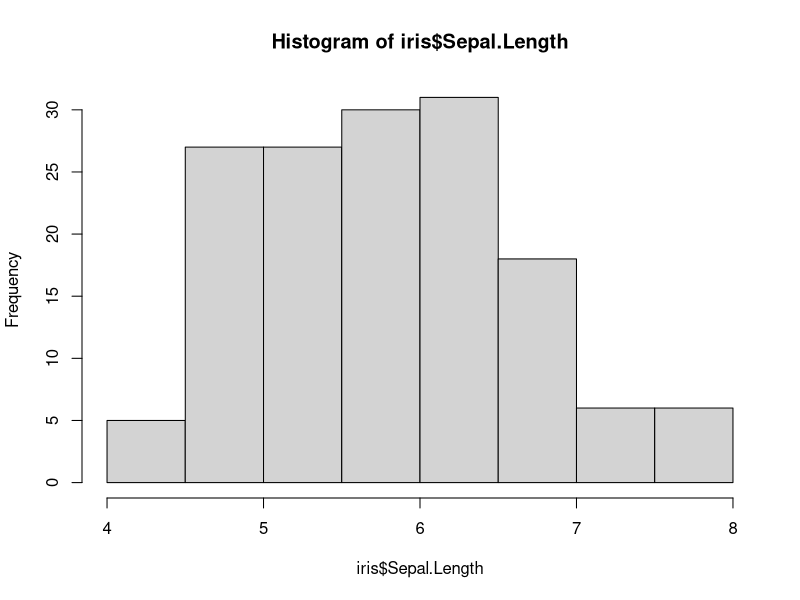
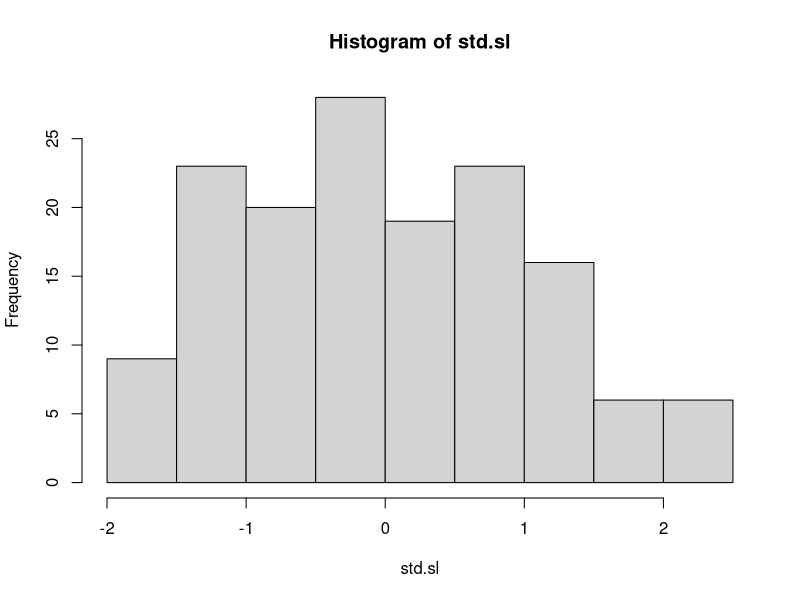
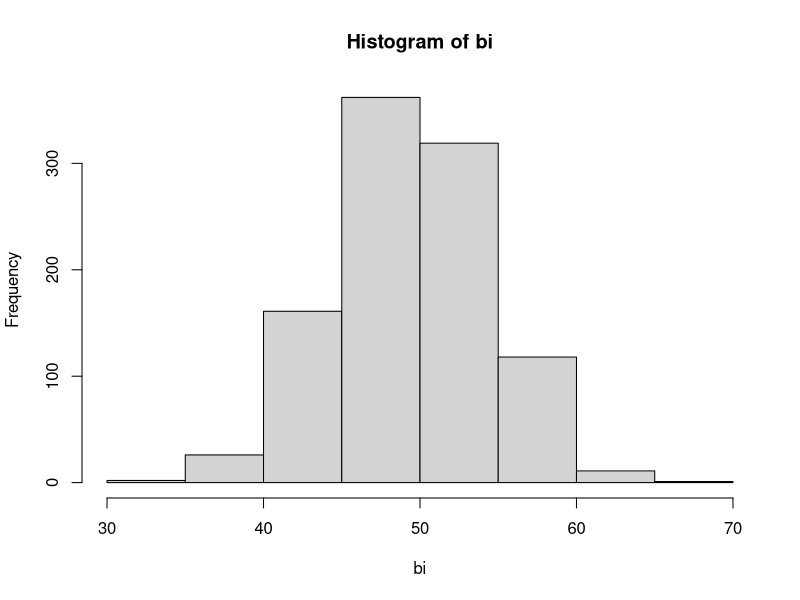
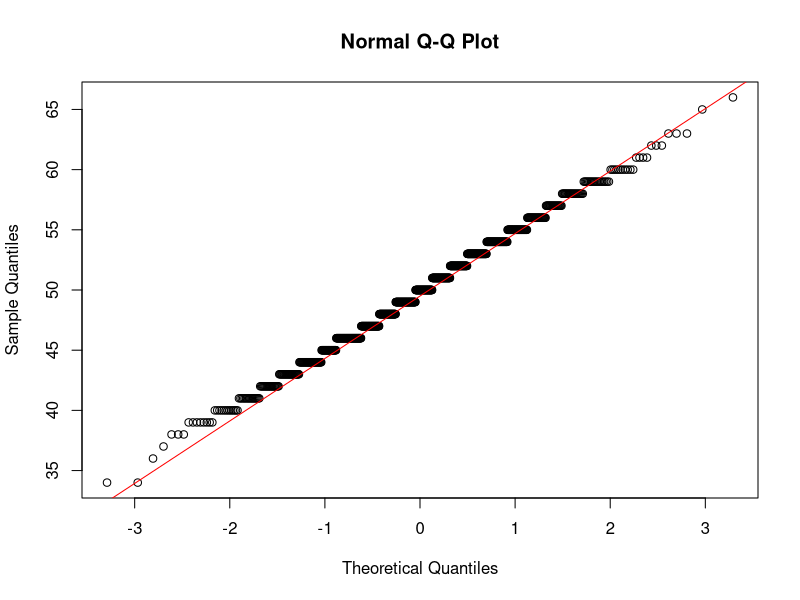
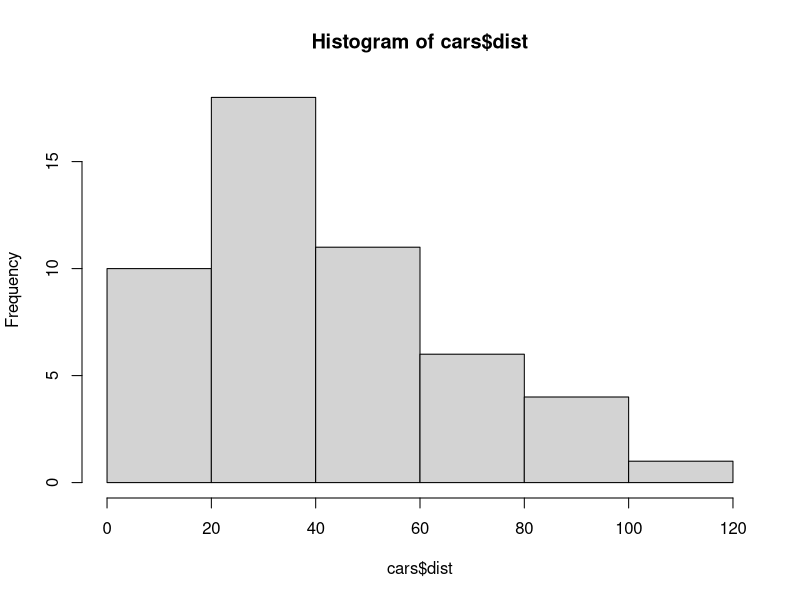
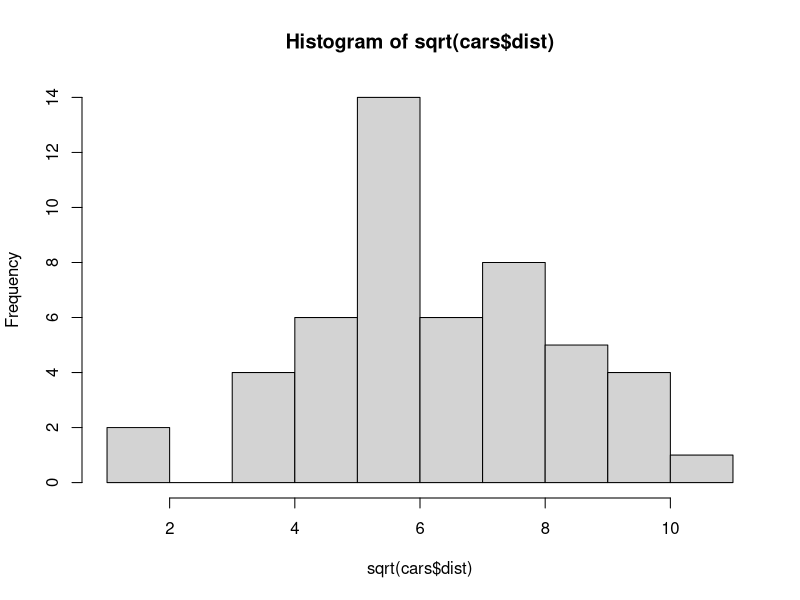
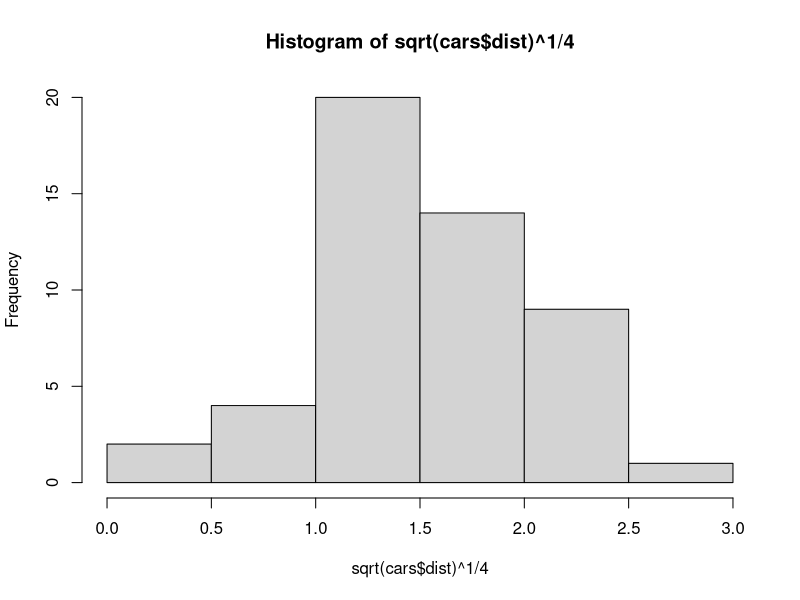
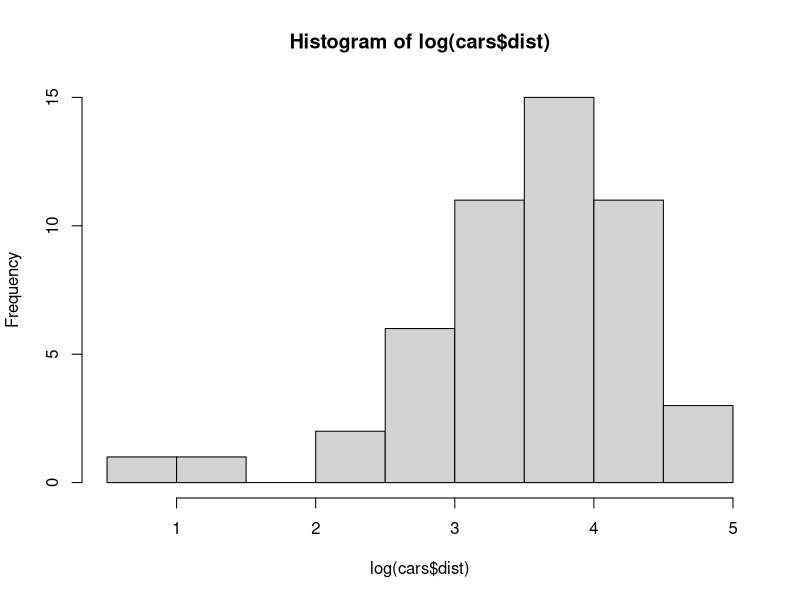

Here is the R script that generated these plots, in order:
## 5.3 표준정규분포
data(iris)
head(iris)

hist(iris$Sepal.Length)

mean(iris$Sepal.Length)
sd(iris$Sepal.Length)

std.sl <- (iris$Sepal.Length - mean(iris$Sepal.Length))/sd(iris$Sepal.Length)
mean(std.sl)
sd(std.sl)

hist(std.sl)

# 정규성 검정정
shapiro.test(std.sl)

#왼쪽꼬리확률 계산
pnorm(q = 1.96) # default : mean = 0, sd = 1
1 - pnorm(q = 1.96)
pnorm(q = 1.96, lower.tail = FALSE) # lower.tail : 기준으로 왼쪽 면적
pnorm(q = 1.96, lower.tail = TRUE)

# 예제 5.2
pnorm(q = 1.6) - pnorm(q = -0.155)

# 예제 5.3
pnorm(q = -1.9) + pnorm(q = 2.1, lower.tail=FALSE)
                  
# 예제 5.4 왼쪽넓이를 만족하는 z값 찾기
qnorm(p = 0.975)
qnorm(p = 0.95) # default : mean = 0, sd = 1

# 예제 5.5 
qnorm(p = 0.05, lower.tail = FALSE) 
qnorm(p = 0.05, lower.tail = TRUE)

# 예제 5.6
pnorm(63, mean = 60, sd = 4) - pnorm(55, mean = 60, sd = 4)

# 예제 5.7
1 - pnorm(q = 208, mean = 200, sd = 5)
pnorm(q = 208, mean = 200, sd = 5, lower.tail = FALSE)

pnorm(q = 200, mean = 200, sd = 5) - pnorm(q = 190, mean = 200, sd = 5)

# 예제 5.8
1 - pnorm(q = 208, mean = 200, sd = 5)


## 이항분포의 정규근사
bi <- rbinom(n = 1000, size = 100, prob = 0.5) # 이항분포 난수 생성
hist(bi)
qqnorm(bi) # q-q plot
qqline(bi, col = "red")

# Shapiro-Wilk 검정
# H0 : f(x)는 정규분포이다.
# H1 : f(x)는 정규분포가 아니다
shapiro.test(bi)

# 예제 5.9
# (1)
pnorm(q = 1.83) - pnorm(q = -1.3)
# (2)
1 - pnorm(q = 1.16)


# 예제 5.10
# (1)
pnorm(q = (280-300)/14.49)
# (2)
1 - pnorm(q = (316-300)/14.49)


## 5.7 근사적 정규성을 위한 변환
data(cars)
head(cars)
str(cars)

hist(cars$dist)
hist(sqrt(cars$dist))
hist(sqrt(cars$dist)^1/4)
hist(log(cars$dist))
hist(cars$dist^2)

